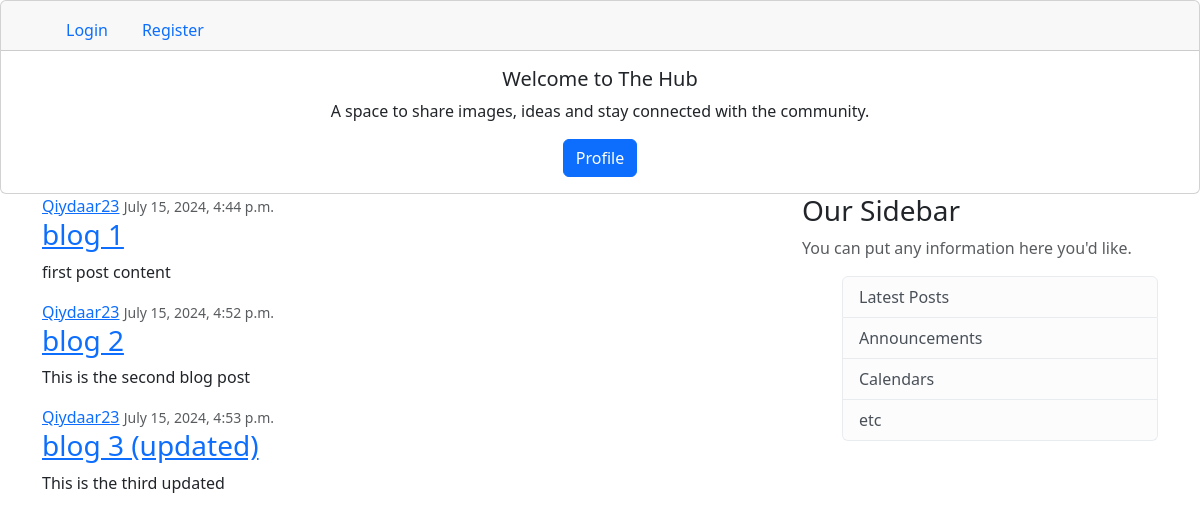
The page / on the database its author committed.
### blog/models.py (models this page shows, shortened)
class Post(models.Model):
    title = models.CharField(max_length=100)
    content = models.TextField()
    date_posted = models.DateTimeField(default=timezone.now)
    author = models.ForeignKey(User, on_delete=models.CASCADE)

### blog/views.py (the view)
# urls.py: path('', views.home, name='blog-home'),
def home(request):
    context ={
        'posts': Post.objects.all()
    }
    return render(request, 'blog/home.html',context)

### blog/templates/blog/home.html
{% extends "blog/base.html" %}
{% block content %}
     {% for post in posts %}
       <article class="media content-section">
         <div class="media-body">
            <div class="article-metadata">
               <a class="mr-2" href="#">{{ post.author }}</a>
               <small class="text-muted"> {{post.date_posted }}</small>
            </div>
            <h3><a class="article-title" href="#">{{post.title }}</a></h3>
            <p class="article-content">{{post.content}}</p>
         </div>
       </article>
     {% endfor %}
{% endblock content %}

### rows shown on the page
Post: author "Qiydaar23", date_posted "July 15, 2024, 4:44 p.m.", title "blog 1", content "first post content"
Post: author "Qiydaar23", date_posted "July 15, 2024, 4:52 p.m.", title "blog 2", content "This is the second blog post"
Post: author "Qiydaar23", date_posted "July 15, 2024, 4:53 p.m.", title "blog 3 (updated)", content "This is the third updated"
